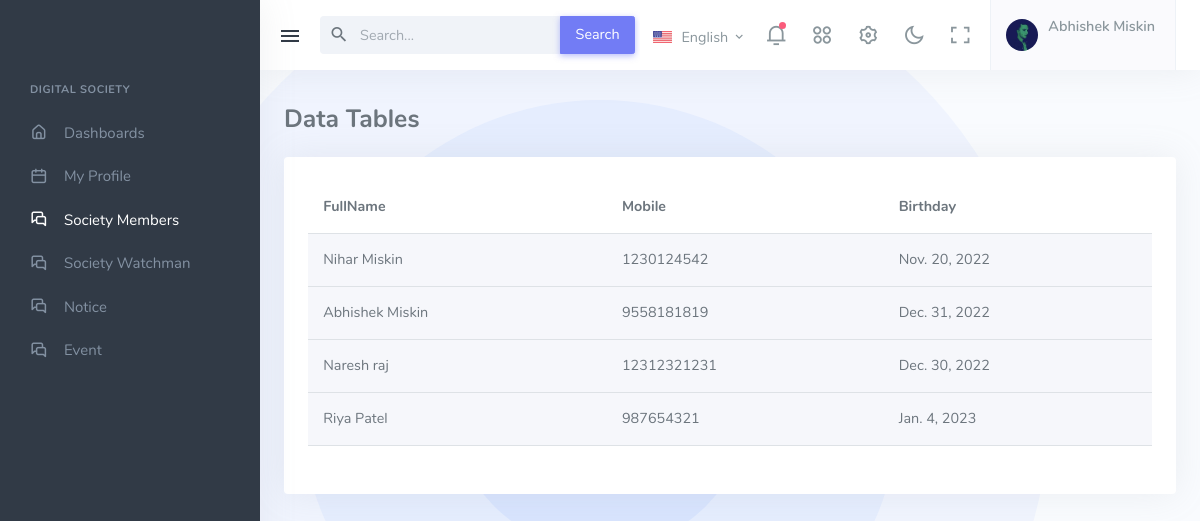
/society_members/ (signed in), run on the app's committed database.
### digital_App/models.py (models this page shows, shortened)
class Visitor(models.Model):
    User = models.ForeignKey(User, on_delete=models.CASCADE)
    FullName = models.CharField(max_length=15, default=str(), blank=True)
    Mobile = models.CharField(max_length=10, default=str(), blank=True)
    Birthday = models.DateField(default="2022-11-20")
    class Meta:
        db_table = "Visitor"

### digital_App/views.py (the view)
# urls.py: path("society_members/", society_members, name="society_members"),
def society_members(request):
    if 'email' in request.session:
        load_All_Members(request)
        return render(request, 'society_members.html', default_data)
    return render(request, 'society_members.html', default_data)

### digital_App/views.py (called while the page is built)
def load_All_Members(request):
    print(request.POST)
    visitor = Visitor.objects.all()
    default_data['visitor'] = visitor

### digital_App/templates/society_members.html (shortened to what this page needs)
{% extends 'base.html' %}
{% load static %}
{% block Main_Code %}
<div class="navbar-custom topnav-navbar">
    <div class="container-fluid detached-nav">
        <button class="button-toggle-menu">
            <i class="mdi mdi-menu"></i>
        </button>
        <ul class="list-unstyled topbar-menu float-end mb-0">
            <li class="dropdown notification-list topbar-dropdown">
                <a class="nav-link dropdown-toggle arrow-none" data-bs-toggle="dropdown" href="#" role="button"
                    aria-haspopup="false" aria-expanded="false">
                    <img src="{% static 'assets/images/flags/us.jpg' %}" alt="user-image" class="me-0 me-sm-1"
                        height="12">
                    <span class="align-middle d-none d-lg-inline-block">English</span> <i
                        class="mdi mdi-chevron-down d-none d-sm-inline-block align-middle"></i>
                </a>
            </li>
            <li class="dropdown notification-list">
                <a class="nav-link dropdown-toggle arrow-none" data-bs-toggle="dropdown" href="#" role="button"
                    aria-haspopup="false" aria-expanded="false">
                    <i class="ri-notification-3-line noti-icon"></i>
                    <span class="noti-icon-badge"></span>
                </a>
            </li>
            <li class="dropdown notification-list d-none d-sm-inline-block">
                <a class="nav-link dropdown-toggle arrow-none" data-bs-toggle="dropdown" href="#" role="button"
                    aria-haspopup="false" aria-expanded="false">
                    <i class="ri-apps-2-line noti-icon"></i>
                </a>
            </li>
            <li class="notification-list d-none d-sm-inline-block">
                <a class="nav-link" data-bs-toggle="offcanvas" href="#theme-settings-offcanvas">
                    <i class="ri-settings-3-line noti-icon"></i>
                </a>
            </li>
            <li class="notification-list d-none d-sm-inline-block">
                <a class="nav-link" href="javascript:void(0)" id="light-dark-mode">
                    <i class="ri-moon-line noti-icon"></i>
                </a>
            </li>
            <li class="notification-list d-none d-md-inline-block">
                <a class="nav-link" href="#" data-toggle="fullscreen">
                    <i class="ri-fullscreen-line noti-icon"></i>
                </a>
            </li>
            <li class="dropdown notification-list">
                <a class="nav-link dropdown-toggle nav-user arrow-none me-0" data-bs-toggle="dropdown" href="#"
                    role="button" aria-haspopup="false" aria-expanded="false">
                    <span class="account-user-avatar">
                        <img src="{% static 'assets/images/users/avatar-1.jpg' %}" alt="user-image"
                            class="rounded-circle">
                    </span>
                    <span>
                        <span class="account-user-name">{{member_data.FullName}}</span>
                    </span>
                </a>
            </li>
        </ul>
        <div class="app-search dropdown">
            <form>
                <div class="input-group">
                    <input type="search" class="form-control dropdown-toggle" placeholder="Search..." id="top-search">
                    <span class="mdi mdi-magnify search-icon"></span>
                    <button class="input-group-text btn btn-primary" type="submit">Search</button>
                </div>
            </form>
        </div>
    </div>
</div>
<div class="leftside-menu">
    <div class="h-100" id="leftside-menu-container" data-simplebar>
        <ul class="side-nav">
            <li class="side-nav-title side-nav-item">Digital Society</li>
            <li class="side-nav-item">
                <a href="{% url 'home' %}" class="side-nav-link">
                    <i class="uil-home-alt"></i>
                    <span> Dashboards </span>
                </a>
            </li>
            <li class="side-nav-item">
                <a href="{% url 'profile_page' %}" class="side-nav-link">
                    <i class="uil-calender"></i>
                    <span> My Profile </span>
                </a>
            </li>
            <li class="side-nav-item">
                <a href="" class="side-nav-link">
                    <i class="uil-comments-alt"></i>
                    <span> Society Members </span>
                </a>
            </li>
            <li class="side-nav-item">
                <a href="{% url 'society_watchman' %}" class="side-nav-link">
                    <i class="uil-comments-alt"></i>
                    <span> Society Watchman </span>
                </a>
            </li>
            <li class="side-nav-item">
                <a href="{% url 'notice_page' %}" class="side-nav-link">
                    <i class="uil-comments-alt"></i>
                    <span> Notice </span>
                </a>
            </li>
            <li class="side-nav-item">
                <a href="{% url 'event_page' %}" class="side-nav-link">
                    <i class="uil-comments-alt"></i>
                    <span> Event </span>
                </a>
            </li>
        </ul>
    </div>
</div>
<div class="content-page">
    <div class="content">
        <div class="container-fluid">
            <div class="row pt-2">
                <div class="col-12">
                    <div class="page-title-box">
                        <h1 class="page-title" style="font-size:25px;">Data Tables</h1>
                        <div class="card">
                            <div class="card-body">
                                <div class="tab-content">
                                    <div class="tab-pane show active" id="basic-datatable-preview">
                                        <table id="basic-datatable"
                                            class="table table-striped dt-responsive nowrap w-100">
                                            <thead>
                                                <tr>
                                                    <th>FullName</th>
                                                    <th>Mobile</th>
                                                    <th>Birthday</th>
                                                </tr>
                                            </thead>
                                            {% for m_data in visitor %}
                                            <tbody>
                                                <tr>
                                                    <td>{{m_data.FullName}}</td>
                                                    <td>{{m_data.Mobile}}</td>
                                                    <td>{{m_data.Birthday}}</td>
                                                </tr>
                                            </tbody>
                                            {% endfor %}
                                        </table>
                                    </div>
                                </div>
                            </div>
                        </div>
                    </div>
                </div>
            </div>
        </div>
    </div>
</div>
                {% endblock %}

### data on the page
Visitor: FullName "Abhishek Miskin", Mobile "9558181819", Birthday "Dec. 31, 2022"
Visitor: FullName "Nihar Miskin", Mobile "1230124542", Birthday "Nov. 20, 2022"
Visitor: FullName "Naresh raj", Mobile "12312321231", Birthday "Dec. 30, 2022"
Visitor: FullName "Riya Patel", Mobile "987654321", Birthday "Jan. 4, 2023"
